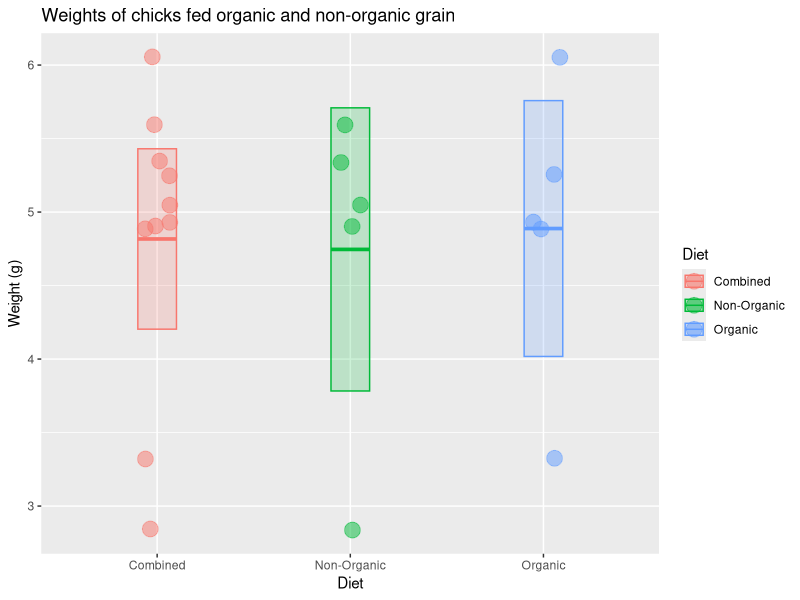

R code for this plot:
## ---- chunk 1
k <- c(6.05, 4.89, 3.32, 4.93, 5.25, 5.04, 4.91, 2.84, 5.60, 5.34)
k

## ---- chunk 2
length(k)  # sample size
median(k)  # median value
mean(k)    # mean value
sd(k)      # standard deviation
## ---- chunk 3
n <- length(k) # sample size
n

sem <- sd(k) / sqrt(n) # standard error of the mean
sem
## ---- chunk 4
mean(k) + 1.96 * sem                             # upper limit
mean(k) - 1.96 * sem                             # lower limit
c(mean(k) + 1.96 * sem, mean(k) - 1.96 * sem)    # both limits combined
## ---- chunk 5

library(tidyverse)

# check to make sure you did the part above correctly
# if not, generate some fake x data
if (!exists("k") | !is.numeric(k) | !length(k) == 10) x <- rep(1, 10)

# put the chick data into a data frame
chick_data <-
  tibble::tibble(
    diet = rep(c("Combined", "Combined", "Organic", "Non-Organic"), each = 5),
    weight = c(k, k)
  )

# summarize the chick weights by diet
chick_summary <-
  chick_data %>% 
  group_by(diet) %>% 
  summarize(
    mean = mean(weight),
    median = median(weight),
    sd = sd(weight),
    n = n(),
    sem = sd / sqrt(n),
    upper = mean + 1.96 * sem,   # upper confidence limit
    lower = mean - 1.96 * sem,   # lower confidence limit
    .groups = "drop"
  )

# plot chick weights
ggplot(chick_data, aes(x = diet, y = weight, color = diet, fill = diet)) +
  geom_jitter(size = 5, shape = 21, alpha = 0.5, width = 0.1) +
  geom_crossbar(
    mapping = aes(ymin = lower, ymax = upper, y = mean), 
    data = chick_summary,
    width = 0.2, alpha = 0.2
  ) +
  labs(
    title = "Weights of chicks fed organic and non-organic grain",
    x = "Diet",
    color = "Diet",
    fill = "Diet",
    y = "Weight (g)"
  )

